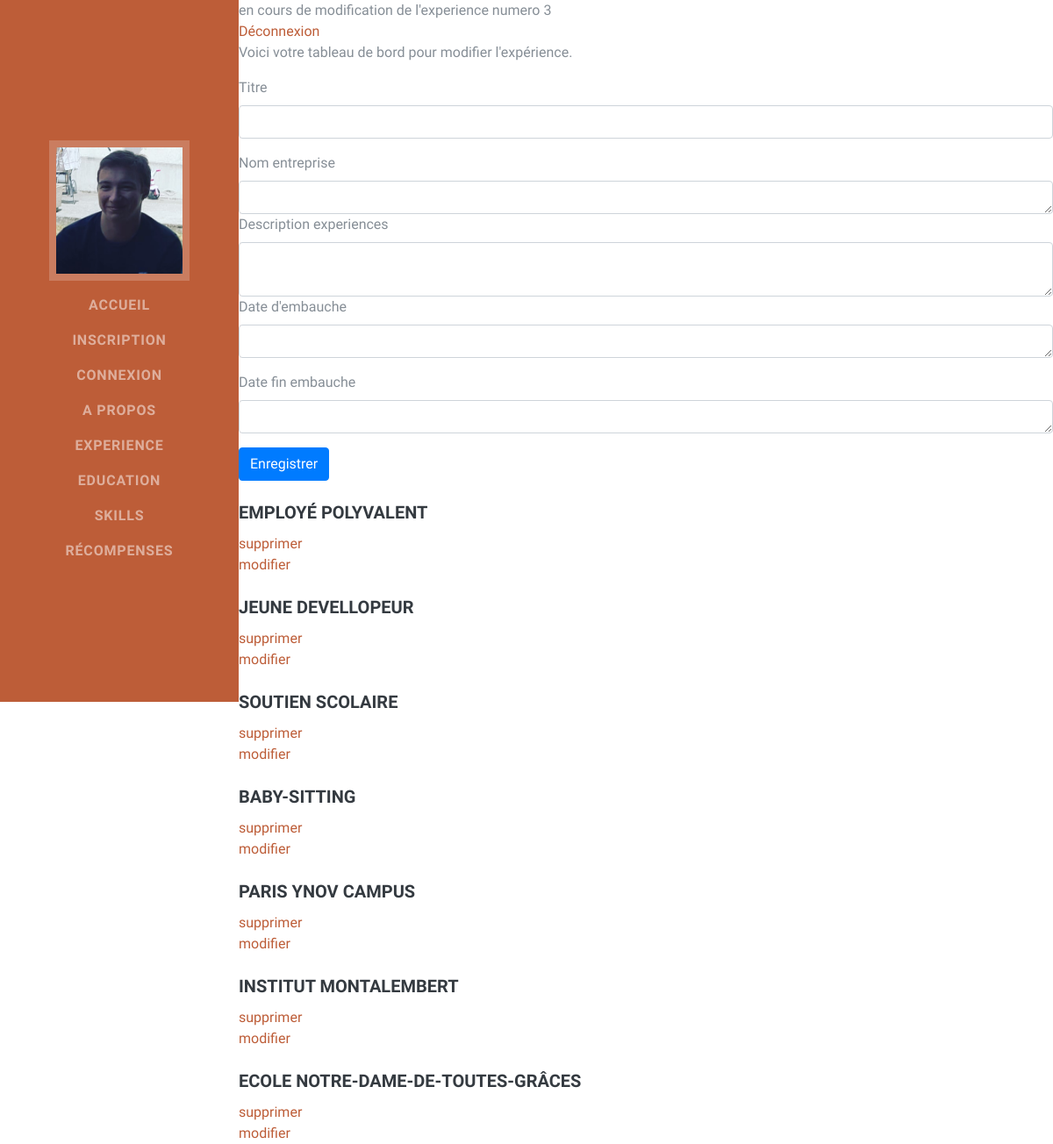
Page /site_cv_eval/admin.php?modification=3 on the committed database.
### tables this page shows
CREATE TABLE `experiences` (
  `id_experiences` int(3) NOT NULL,
  `emploi` varchar(20) DEFAULT NULL,
  `entreprise` varchar(20) DEFAULT NULL,
  `description` varchar(100) DEFAULT NULL,
  `date_embauche` date DEFAULT NULL,
  `date_fin` date DEFAULT NULL
);

CREATE TABLE `education` (
  `id_education` int(3) NOT NULL,
  `ecole` varchar(100) DEFAULT NULL,
  `cursus` varchar(100) DEFAULT NULL,
  `date_debut` varchar(20) NOT NULL,
  `debut_fin` varchar(30) DEFAULT NULL
);

### site_cv_eval/admin.php (the view, shortened to what this page needs)
<?php include("inc/header.inc.php"); ?>
<?php require_once("inc/data.inc.php"); ?>
<?php
if (!empty($_POST)) {
    if (!empty($_GET['modification'])) {
        $id = $_GET['modification'];
        $pdo->exec("UPDATE experiences SET emploi = \"$_POST[emploi]\" WHERE id_experiences= $id");
        $pdo->exec("UPDATE experiences SET entreprise = \"$_POST[entreprise]\"  WHERE id_experiences= $id");
        $pdo->exec("UPDATE experiences SET description = \"$_POST[description]\" WHERE id_experiences= $id");
        $pdo->exec("UPDATE experiences SET date_embauche = \"$_POST[date_embauche]\" WHERE id_experiences= $id");
        $pdo->exec("UPDATE experiences SET date_fin = \"$_POST[date_fin]\" WHERE id_experiences= $id");
    } else {
        $requeteSQL = "INSERT INTO experiences (emploi, entreprise, description, date_embauche, date_fin) VALUE ('$_POST[emploi]', '$_POST[entreprise]', '$_POST[description]','$_POST[date_embauche]','$_POST[date_fin]')";
        $result = $pdo->exec($requeteSQL);
    }
} else if (!empty($_GET)) {
    if (!empty($_GET['modification'])) {
        echo "en cours de modification de l'experience numero " . $_GET['modification'];
    }
}
?>
<div class="sucess">
    <a href="logout.php">Déconnexion</a>
    <p>Voici votre tableau de bord pour modifier l'expérience.</p>
</div>
<div class="starter-template">
    <form method="POST" action="" enctype='multipart/form-data'>
        <div class="form-group">
            <label for="emploi">Titre</label>
            <input type="texte" class="form-control" id="emploi" name="emploi">
        </div>
        <div class="resume-item d-flex flex-column  ">
            <label for="entreprise">Nom entreprise</label>
            <textarea rows="1" class="form-control" id="entreprise" name="entreprise"></textarea>
        </div>
        <div class="resume-item d-flex flex-column  ">
            <label for="description">Description experiences</label>
            <textarea rows="2" class="form-control" id="description" name="description"></textarea>
        </div>
        <div class="form-group">
            <label for="date_embauche">Date d'embauche</label>
            <textarea rows="1" class="form-control" id="date_embauche" name="date_embauche"></textarea>
        </div>
        <div class="form-group">
            <label for="date_fin">Date fin embauche</label>
            <textarea rows="1" class="form-control" id="date_fin" name="date_fin"></textarea>
        </div>
        <button type="submit" class="btn btn-primary">Enregistrer</button>
    </form>
    <?php
    $base_de_donnee = $pdo->query("SELECT * FROM experiences ORDER BY id_experiences");
    while ($experiences = $base_de_donnee->fetch(PDO::FETCH_OBJ)) { ?>
        <div class="experience">
            <br>
            <div>
                <h5 class="card-title"><?php echo $experiences->emploi; ?></h5>
            </div>
            <?php echo '<a href="admin.php?delete=' . $experiences->id_experiences . '" >' ?> supprimer</a>
            <br>
            <?php echo '<a href="admin.php?modification=' . $experiences->id_experiences . '" >' ?> modifier</a>
        </div>
    <?php } ?>
    <?php
    $base_de_donnee = $pdo->query("SELECT * FROM education ORDER BY id_education");
    while ($education = $base_de_donnee->fetch(PDO::FETCH_OBJ)) { ?>
        <div class="education">
            <br>
            <div>
                <h5 class="card-title"><?php echo $education->ecole; ?></h5>
            </div>
            <?php echo '<a href="admin.php?delete=' . $education->id_education . '" >' ?> supprimer</a>
            <br>
            <?php echo '<a href="admin.php?modification=' . $education->id_education . '" >' ?> modifier</a>
        </div>
    <?php } ?>
</div>

### rows in the picture
experiences: emploi "EMPLOYÉ POLYVALENT"
experiences: emploi "JEUNE DEVELLOPEUR"
experiences: emploi "SOUTIEN SCOLAIRE"
experiences: emploi "BABY-SITTING"
education: ecole "PARIS YNOV CAMPUS"
education: ecole "INSTITUT MONTALEMBERT"
education: ecole "ECOLE NOTRE-DAME-DE-TOUTES-GRÂCES"

### other values in the picture
$_GET['modification'] "3"
